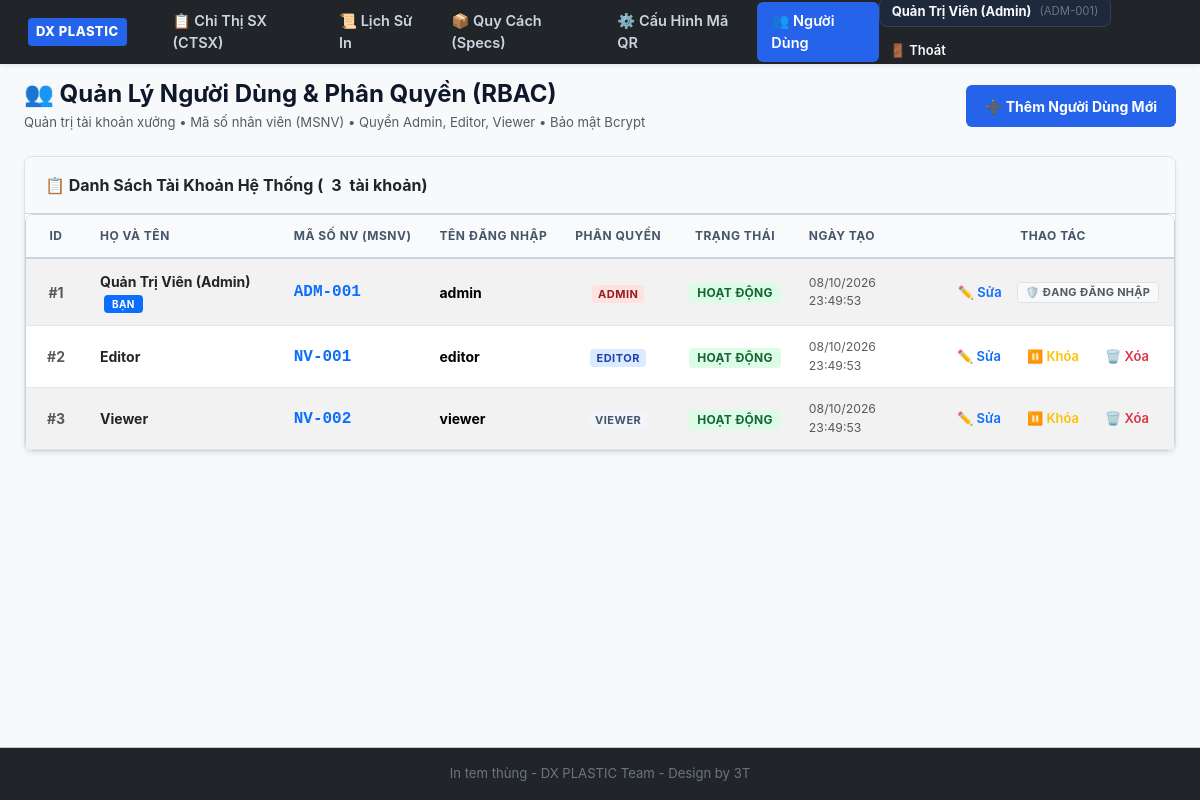
/users.php (signed in), run on the app's committed database.
### tables this page shows
CREATE TABLE `users` (
  `id` int(11) NOT NULL,
  `username` varchar(50) NOT NULL,
  `password` varchar(255) NOT NULL,
  `full_name` varchar(100) NOT NULL,
  `employee_code` varchar(50) NOT NULL COMMENT 'Mã số nhân viên (MSNV) dùng duyệt vượt mức',
  `role` enum('admin','editor','viewer') NOT NULL DEFAULT 'viewer' COMMENT 'Phân quyền người dùng',
  `status` tinyint(1) NOT NULL DEFAULT 1 COMMENT '1: Hoạt động, 0: Khóa',
  `created_at` datetime DEFAULT current_timestamp(),
  `updated_at` datetime DEFAULT current_timestamp() ON UPDATE current_timestamp()
);

### includes/auth.php (called while the page is built, shortened)
<?php
function isLoggedIn() {
    return isset($_SESSION['user_id']) && !empty($_SESSION['user_id']);
}
function getCurrentUser() {
    return [
        'id'            => $_SESSION['user_id'] ?? 0,
        'username'      => $_SESSION['username'] ?? '',
        'full_name'     => $_SESSION['full_name'] ?? '',
        'employee_code' => $_SESSION['employee_code'] ?? '',
        'role'          => $_SESSION['role'] ?? 'viewer',
    ];
}

### includes/functions.php (called while the page is built, shortened)
<?php
function formatDateTime($dt) {
    $timestamp = strtotime($dt);
    return date('d/m/Y H:i:s', $timestamp);
}

### users.php (the view, shortened to what this page needs)
<?php
require_once __DIR__ . '/includes/header.php';
$pdo = getDbConnection();
$currentAdminId = (int)$currentUser['id'];
$users = $pdo->query("SELECT * FROM `users` ORDER BY `id` ASC")->fetchAll();
?>
<div class="page-header d-flex flex-wrap justify-content-between align-items-center gap-3">
    <div>
        <h1 class="page-title mb-1">👥 Quản Lý Người Dùng &amp; Phân Quyền (RBAC)</h1>
        <p class="text-muted small mb-0">
            Quản trị tài khoản xưởng &bull; Mã số nhân viên (MSNV) &bull; Quyền Admin, Editor, Viewer &bull; Bảo mật Bcrypt
        </p>
    </div>
    <div class="page-actions">
        <button type="button" class="btn btn-primary fw-bold" onclick="openModal('modal_add_user')">
            ➕ Thêm Người Dùng Mới
        </button>
    </div>
</div>
<div class="card shadow-sm border">
    <div class="card-header bg-light d-flex justify-content-between align-items-center py-3">
        <span class="card-title fw-bold text-dark mb-0">
            📋 Danh Sách Tài Khoản Hệ Thống (<span id="user_total_count"><?= count($users) ?></span> tài khoản)
        </span>
    </div>
    <div class="card-body p-0">
        <div class="table-responsive">
            <table class="table table-striped table-hover align-middle mb-0" id="users_table">
                <thead class="table-dark">
                    <tr>
                        <th style="width:60px;" class="text-center">ID</th>
                        <th>Họ Và Tên</th>
                        <th>Mã Số NV (MSNV)</th>
                        <th>Tên Đăng Nhập</th>
                        <th class="text-center">Phân Quyền</th>
                        <th class="text-center">Trạng Thái</th>
                        <th>Ngày Tạo</th>
                        <th class="text-center" style="width:230px;">Thao Tác</th>
                    </tr>
                </thead>
                <tbody>
                    <?php if (empty($users)): ?>
                        <tr id="row_empty_users">
                            <td colspan="8" class="text-center py-4 text-muted">Chưa có người dùng nào trong hệ thống.</td>
                        </tr>
                    <?php else: ?>
                        <?php foreach ($users as $u):
                            $isSelf = ((int)$u['id'] === $currentAdminId);
                        ?>
                        <tr id="row_user_<?= (int)$u['id'] ?>">
                            <td class="text-center text-muted fw-bold">#<?= (int)$u['id'] ?></td>
                            <td>
                                <strong class="text-dark col-fullname"><?= htmlspecialchars($u['full_name']) ?></strong>
                                <?php if ($isSelf): ?>
                                    <span class="badge bg-primary ms-1" style="font-size:10px;">Bạn</span>
                                <?php endif; ?>
                            </td>
                            <td>
                                <code class="fw-bold fs-6 text-primary col-empcode"><?= htmlspecialchars($u['employee_code']) ?></code>
                            </td>
                            <td class="col-username">
                                <strong><?= htmlspecialchars($u['username']) ?></strong>
                            </td>
                            <td class="text-center col-role">
                                <span class="role-pill role-<?= htmlspecialchars($u['role']) ?>">
                                    <?= strtoupper(htmlspecialchars($u['role'])) ?>
                                </span>
                            </td>
                            <td class="text-center col-status">
                                <?php if ($u['status'] == 1): ?>
                                    <span class="badge badge-success">Hoạt động</span>
                                <?php else: ?>
                                    <span class="badge badge-danger">Đã khóa</span>
                                <?php endif; ?>
                            </td>
                            <td class="text-muted small">
                                <?= formatDateTime($u['created_at']) ?>
                            </td>
                            <td class="text-center">
                                <div class="d-inline-flex gap-1 align-items-center">
                                    <button type="button" class="btn btn-sm btn-outline-primary"
                                            onclick="openEditUserModal(<?= (int)$u['id'] ?>)"
                                            title="Chỉnh sửa thông tin tài khoản">
                                        ✏️ Sửa
                                    </button>
                                    <?php if (!$isSelf): ?>
                                        <button type="button" class="btn btn-sm <?= ($u['status'] == 1) ? 'btn-outline-warning' : 'btn-outline-success' ?> btn-toggle-status"
                                                onclick="toggleUserStatus(<?= (int)$u['id'] ?>, '<?= htmlspecialchars(addslashes($u['username']), ENT_QUOTES, 'UTF-8') ?>', <?= (int)$u['status'] ?>)"
                                                title="<?= ($u['status'] == 1) ? 'Khóa tài khoản này' : 'Mở khóa tài khoản' ?>">
                                            <?= ($u['status'] == 1) ? '⏸️ Khóa' : '▶️ Mở' ?>
                                        </button>
                                    <?php endif; ?>
                                    <?php if (!$isSelf): ?>
                                        <button type="button" class="btn btn-sm btn-outline-danger"
                                                onclick="confirmDeleteUser(<?= (int)$u['id'] ?>)"
                                                title="Xóa vĩnh viễn tài khoản">
                                            🗑️ Xóa
                                        </button>
                                    <?php else: ?>
                                        <span class="badge bg-light text-muted border px-2 py-1" style="font-size:11px;" title="Không thể tự xóa hoặc khóa tài khoản đang đăng nhập">
                                            🛡️ Đang đăng nhập
                                        </span>
                                    <?php endif; ?>
                                </div>
                            </td>
                        </tr>
                        <?php endforeach; ?>
                    <?php endif; ?>
                </tbody>
            </table>
        </div>
    </div>
</div>
<?php require_once __DIR__ . '/includes/footer.php'; ?>

### assets/css/factory.css (style rules this page uses)
:root { --primary: #1e40af; --primary-hover: #1d4ed8; --primary-light: #dbeafe; --secondary: #475569; --success: #15803d; --success-light: #dcfce7; --warning: #b45309; --warning-light: #fef3c7; --danger: #b91c1c; --danger-light: #fee2e2; --dark: #0f172a; --surface: #ffffff; --background: #f1f5f9; --border: #cbd5e1; --text-main: #0f172a; --text-muted: #64748b; --radius: 8px; --shadow: 0 4px 6px -1px rgba(0, 0, 0, 0.1), 0 2px 4px -2px rgba(0, 0, 0, 0.1); --shadow-lg: 0 10px 15px -3px rgba(0, 0, 0, 0.1), 0 4px 6px -4px rgba(0, 0, 0, 0.1); }
* { box-sizing: border-box; margin: 0; padding: 0; }
body { font-family: -apple-system, BlinkMacSystemFont, "Segoe UI", Roboto, "Helvetica Neue", Arial, sans-serif; background-color: var(--background); color: var(--text-main); line-height: 1.5; font-size: 15px; min-height: 100vh; display: flex; flex-direction: column; }
.role-pill { font-size: 11px; font-weight: 700; text-transform: uppercase; padding: 2px 6px; border-radius: 4px; letter-spacing: 0.5px; }
.role-admin { background: #fee2e2; color: #991b1b; }
.role-editor { background: #dbeafe; color: #1e40af; }
.role-viewer { background: #f1f5f9; color: #475569; }
.page-header { display: flex; align-items: center; justify-content: space-between; margin-bottom: 24px; flex-wrap: wrap; gap: 16px; }
.page-title { font-size: 24px; font-weight: 700; color: #0f172a; display: flex; align-items: center; gap: 10px; }
.page-actions { display: flex; align-items: center; gap: 10px; }
.card { background: var(--surface); border-radius: var(--radius); border: 1px solid var(--border); box-shadow: var(--shadow); margin-bottom: 24px; overflow: hidden; }
.card-header { padding: 16px 20px; background-color: #f8fafc; border-bottom: 1px solid var(--border); display: flex; align-items: center; justify-content: space-between; }
.card-title { font-size: 16px; font-weight: 700; color: #1e293b; display: flex; align-items: center; gap: 8px; }
.card-body { padding: 20px; }
.btn { display: inline-flex; align-items: center; justify-content: center; gap: 8px; height: 42px; padding: 0 18px; font-size: 14px; font-weight: 600; border-radius: 6px; border: 1px solid transparent; cursor: pointer; text-decoration: none; transition: all 0.15s ease; white-space: nowrap; }
.btn-sm { height: 32px; padding: 0 10px; font-size: 13px; }
.btn-primary { background-color: #2563eb; color: #ffffff; }
.table-responsive { width: 100%; overflow-x: auto; border: 1px solid var(--border); border-radius: var(--radius); }
.table { width: 100%; border-collapse: collapse; background: #ffffff; font-size: 14px; text-align: left; }
.table th { background-color: #f8fafc; color: #475569; font-weight: 700; text-transform: uppercase; font-size: 12px; letter-spacing: 0.5px; padding: 12px 14px; border-bottom: 2px solid var(--border); white-space: nowrap; }
.table td { padding: 12px 14px; border-bottom: 1px solid #e2e8f0; vertical-align: middle; }
.table-striped tbody tr:nth-of-type(odd) { background-color: #fdfdfd; }
.badge { display: inline-flex; align-items: center; gap: 4px; padding: 4px 8px; border-radius: 4px; font-size: 12px; font-weight: 700; letter-spacing: 0.3px; text-transform: uppercase; }
.badge-success { background: #dcfce7; color: #166534; }

### data on the page
users: id "1", full_name "Quản Trị Viên (Admin)", shows "BẠN", employee_code "ADM-001", username "admin", role "ADMIN", status "HOẠT ĐỘNG", created_at "08/10/2026 23:49:53", shows "🛡️ ĐANG ĐĂNG NHẬP"
users: id "2", full_name "Editor", employee_code "NV-001", username "editor", role "EDITOR", status "HOẠT ĐỘNG", created_at "08/10/2026 23:49:53"
users: id "3", full_name "Viewer", employee_code "NV-002", username "viewer", role "VIEWER", status "HOẠT ĐỘNG", created_at "08/10/2026 23:49:53"

### other printed values
$currentUser['full_name'] "Quản Trị Viên (Admin)"
$currentUser['employee_code'] "ADM-001"
count($users) "3"
